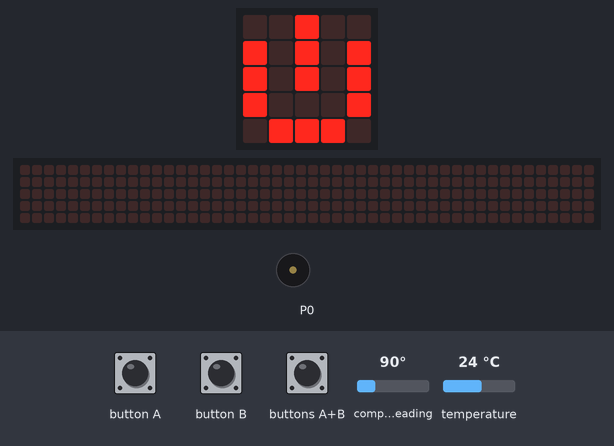
Simulated run of this program. Board: BBC micro:bit (MakeCode). Parts: the board's 5×5 LED display, a strip that is not on the board, showing the scrolling text unrolled, buzzer (waves = sounding). The inputs (shaded band) are chosen by the test bench; at power-on: compass heading 90°, temperature 24 °C. The 48×5 strip is a reading aid, not a part: it shows the text the display is scrolling, unrolled, one strip-width of it at a time; the compass is already calibrated.

Above: at 0.1 s.
1.7 s: button A pressed for 0.15 s
At 2.0 s:
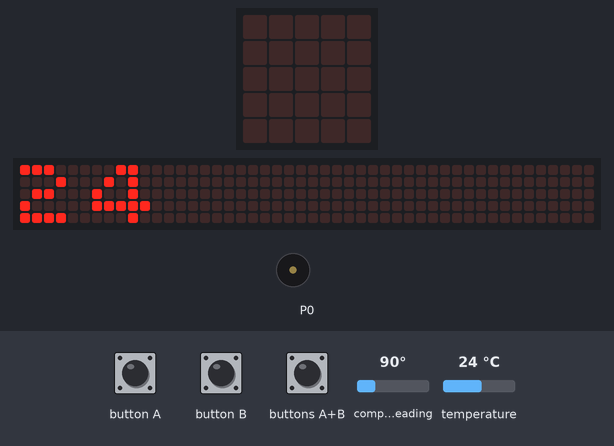
2.4 s: button B pressed for 0.15 s
At 2.75 s:
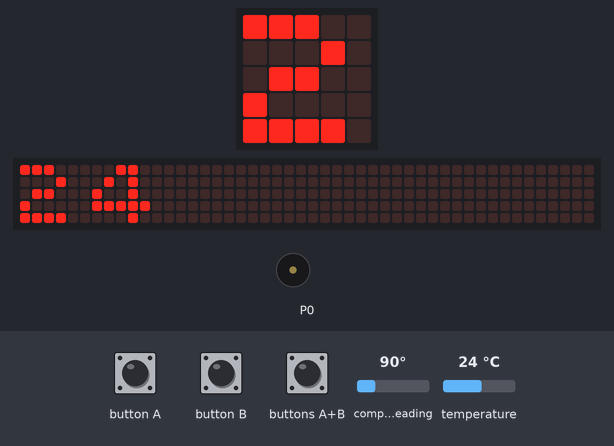
3.1 s: button A pressed for 0.15 s
3.8 s: button B pressed for 0.15 s
4.5 s: compass heading set to 7°
At 5.1 s:
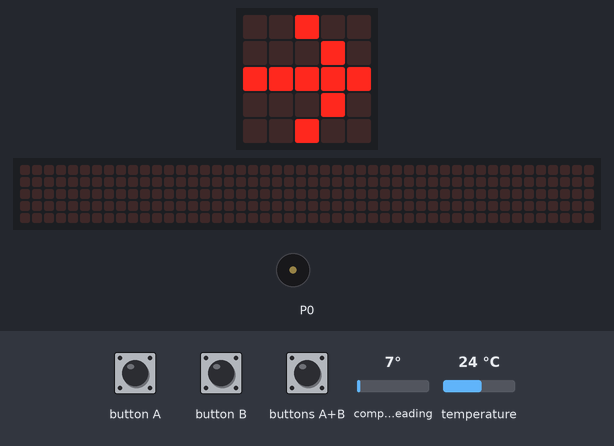
6.9 s: button B pressed for 0.15 s
At 8.0 s:
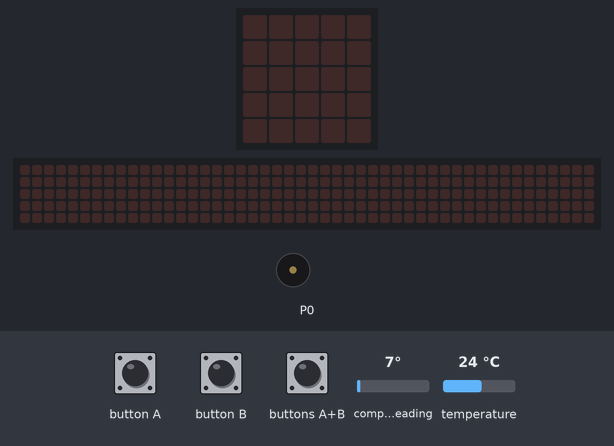
Timing chart, 0 to 10.4 s (numbered marks = the images above; inputs shaded):
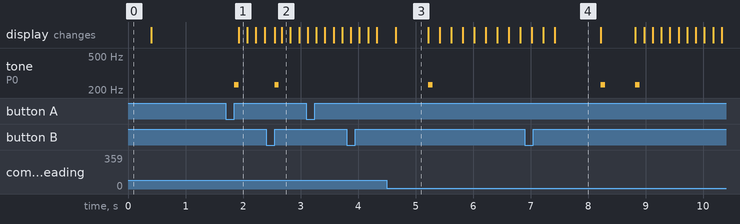

The program:

main.ts
```typescript
input.onButtonPressed(Button.A, function () {
    music.playSoundEffect(music.createSoundEffect(WaveShape.Triangle, 300, 200, 255, 0, 75, SoundExpressionEffect.None, InterpolationCurve.Curve), SoundExpressionPlayMode.UntilDone)
    basic.showNumber(input.temperature())
    basic.pause(100)
    images.createBigImage(`
        # # # . # # # . . .
        # . # . # . . . . .
        # # # . # . . . . .
        . . . . # . . . . .
        . . . . # # # . . .
        `).scrollImage(1, 200)
    images.createImage(`
        . . . . .
        . . . . .
        . . . . .
        . . . . .
        . . . . .
        `).scrollImage(1, 200)
})
input.onButtonPressed(Button.AB, function () {
    music.playSoundEffect(music.createSoundEffect(WaveShape.Triangle, 300, 200, 255, 0, 75, SoundExpressionEffect.None, InterpolationCurve.Curve), SoundExpressionPlayMode.UntilDone)
})
input.onButtonPressed(Button.B, function () {
    music.playSoundEffect(music.createSoundEffect(WaveShape.Triangle, 300, 200, 255, 0, 75, SoundExpressionEffect.None, InterpolationCurve.Curve), SoundExpressionPlayMode.UntilDone)
    if (input.compassHeading() >= 337.5) {
        basic.showArrow(ArrowNames.North)
    } else if (input.compassHeading() >= 292.5) {
        basic.showArrow(ArrowNames.SouthWest)
    } else if (input.compassHeading() >= 247.5) {
        basic.showArrow(ArrowNames.West)
    } else if (input.compassHeading() >= 202.5) {
        basic.showArrow(ArrowNames.SouthWest)
    } else if (input.compassHeading() >= 157.5) {
        basic.showArrow(ArrowNames.South)
    } else if (input.compassHeading() >= 112.5) {
        basic.showArrow(ArrowNames.SouthEast)
    } else if (input.compassHeading() >= 67.5) {
        basic.showArrow(ArrowNames.East)
    } else if (input.compassHeading() >= 22.5) {
        basic.showArrow(ArrowNames.NorthEast)
    } else if (input.compassHeading() < 22.5) {
        basic.showArrow(ArrowNames.North)
    }
})
basic.showLeds(`
    . . # . .
    # . # . #
    # . # . #
    # . . . #
    . # # # .
    `)
basic.clearScreen()
basic.forever(function () {

})
```

test.ts
```typescript
// 在這裡測試；當此封包作為擴充功能時，將不會編譯此內容。
```

Measured:
- after the input at 1.7 s, tone on P0: silent → 229 Hz after 0.15 s, → silent 0.07 s later; the display: changes after 0.23 s (image 1)
- after the input at 2.4 s, tone on P0: silent → 229 Hz after 0.15 s, → silent 0.07 s later
- what the display in image 3 shows lasts 0.5 s, from 4.7 s to 5.2 s
- what the display in image 4 shows lasts 0.8 s, from 7.4 s to 8.2 s
